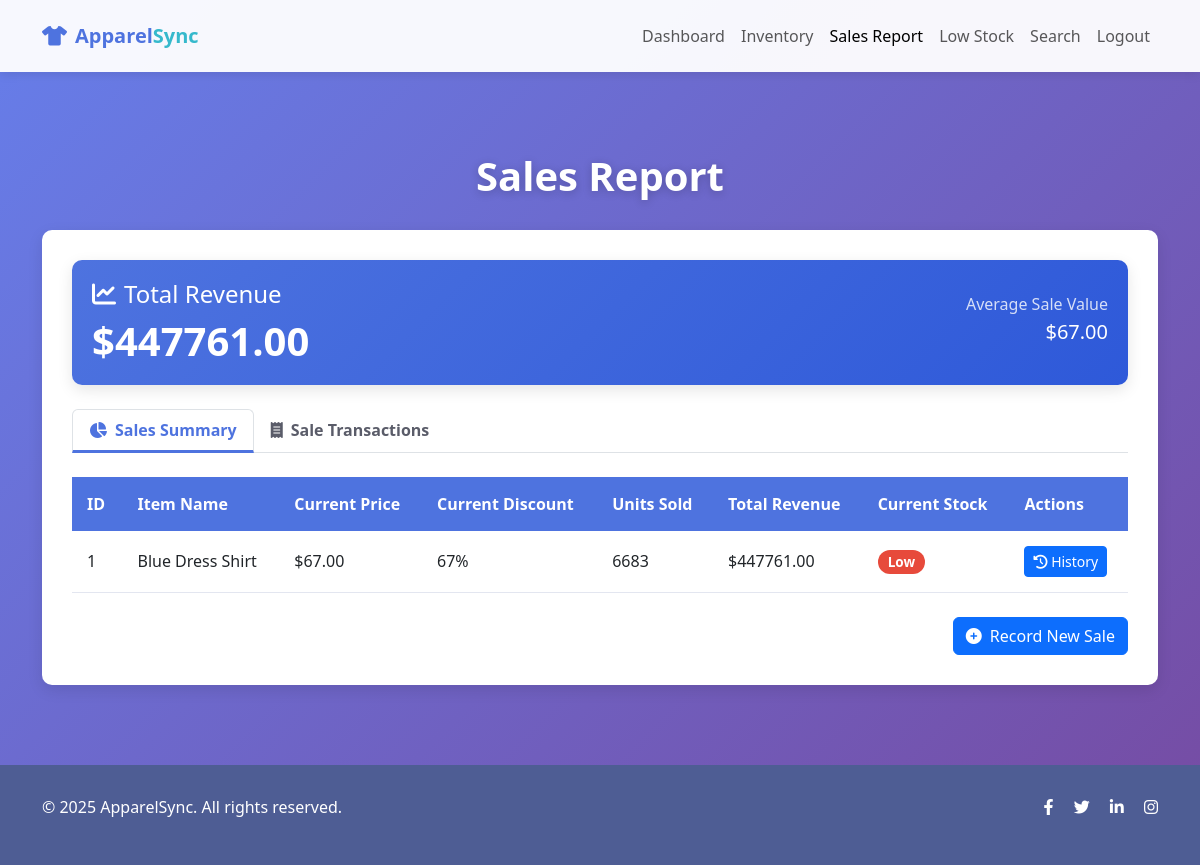
/dashboard/sales_report (signed in), run on the app's committed database.
### models.py (models this page shows)
class InventoryItem(db.Model):
    id = db.Column(db.Integer, primary_key=True)
    item_name = db.Column(db.String(100), nullable=False)
    quantity = db.Column(db.Integer, nullable=False)
    price = db.Column(db.Float, nullable=False)
    discount = db.Column(db.Float, default=0.0)
    sales = db.relationship('Sale', backref='item', lazy=True)
    low_stock_alerts = db.relationship('LowStock', backref='item', lazy=True)

### routes.py (the view)
@app.route('/dashboard/sales_report', methods=['GET', 'POST'])
@login_required
def sales_report():
    sales = Sale.query.all()
    total_sales = sum(
        (sale.price_at_sale - (sale.price_at_sale * sale.discount_at_sale / 100)) * sale.quantity for sale in sales)
    items_with_sales = []
    for item in InventoryItem.query.all():
        item_sales = Sale.query.filter_by(item_id=item.id).all()
        if item_sales:
            total_quantity = sum(sale.quantity for sale in item_sales)
            total_revenue = sum(
                (sale.price_at_sale - (sale.price_at_sale * sale.discount_at_sale / 100)) * sale.quantity for sale in
                item_sales)
            items_with_sales.append({
                'item': item,
                'total_quantity': total_quantity,
                'total_revenue': total_revenue
            })
    return render_template('sales_report.html', sales=sales, items_with_sales=items_with_sales, total_sales=total_sales)

### app.py (called while the page is built)
@login_manager.user_loader
def load_user(user_id):
    return User.query.get(int(user_id))

### templates/sales_report.html (shortened to what this page needs)
<!DOCTYPE html>
<html lang="en">
<head>
    <link href="https://cdn.jsdelivr.net/npm/bootstrap@5.3.0-alpha1/dist/css/bootstrap.min.css" rel="stylesheet">
    <link rel="stylesheet" href="https://cdnjs.cloudflare.com/ajax/libs/font-awesome/6.0.0/css/all.min.css">
</head>
<body>
    <nav class="navbar navbar-expand-lg navbar-light py-3">
        <div class="container">
            <a class="navbar-brand" href="{{ url_for('home') }}"><i class="fas fa-tshirt me-2"></i>Apparel<span>Sync</span></a>
            <div class="collapse navbar-collapse" id="navbarNav">
                <ul class="navbar-nav ms-auto">
                    <li class="nav-item">
                        <a class="nav-link" href="{{ url_for('dashboard') }}">Dashboard</a>
                    </li>
                    <li class="nav-item">
                        <a class="nav-link" href="{{ url_for('view_inventory') }}">Inventory</a>
                    </li>
                    <li class="nav-item">
                        <a class="nav-link active" href="{{ url_for('sales_report') }}">Sales Report</a>
                    </li>
                    <li class="nav-item">
                        <a class="nav-link" href="{{ url_for('low_stock') }}">Low Stock</a>
                    </li>
                    <li class="nav-item">
                        <a class="nav-link" href="{{ url_for('search') }}">Search</a>
                    </li>
                    <li class="nav-item">
                        <a class="nav-link" href="{{ url_for('logout') }}">Logout</a>
                    </li>
                </ul>
            </div>
        </div>
    </nav>
    <section class="content-section">
        <div class="container">
            <h1 class="page-title">Sales Report</h1>
            <div class="report-card">
                <div class="stats-card mb-4">
                    <div class="row align-items-center">
                        <div class="col-md-6">
                            <h4 class="mb-2"><i class="fas fa-chart-line me-2"></i>Total Revenue</h4>
                            <h2>${{ "%.2f"|format(total_sales) }}</h2>
                        </div>
                        <div class="col-md-6 text-md-end">
                            <p class="mb-1">Average Sale Value</p>
                            {% set total_units = namespace(value=0) %}
                            {% for sale in sales %}
                                {% set total_units.value = total_units.value + sale.quantity %}
                            {% endfor %}
                            {% if total_units.value > 0 %}
                                <h5>${{ "%.2f"|format(total_sales / total_units.value) }}</h5>
                            {% else %}
                                <h5>$0.00</h5>
                            {% endif %}
                        </div>
                    </div>
                </div>
                <ul class="nav nav-tabs mb-4" id="salesTabs" role="tablist">
                    <li class="nav-item" role="presentation">
                        <button class="nav-link active" id="summary-tab" data-bs-toggle="tab" data-bs-target="#summary" type="button" role="tab" aria-controls="summary" aria-selected="true">
                            <i class="fas fa-chart-pie me-2"></i>Sales Summary
                        </button>
                    </li>
                    <li class="nav-item" role="presentation">
                        <button class="nav-link" id="detail-tab" data-bs-toggle="tab" data-bs-target="#detail" type="button" role="tab" aria-controls="detail" aria-selected="false">
                            <i class="fas fa-receipt me-2"></i>Sale Transactions
                        </button>
                    </li>
                </ul>
                <div class="tab-content" id="salesTabContent">
                    <div class="tab-pane fade show active" id="summary" role="tabpanel" aria-labelledby="summary-tab">
                        <div class="table-responsive">
                            {% if items_with_sales %}
                                <table class="inventory-table">
                                    <thead>
                                        <tr>
                                            <th>ID</th>
                                            <th>Item Name</th>
                                            <th>Current Price</th>
                                            <th>Current Discount</th>
                                            <th>Units Sold</th>
                                            <th>Total Revenue</th>
                                            <th>Current Stock</th>
                                            <th>Actions</th>
                                        </tr>
                                    </thead>
                                    <tbody>
                                        {% for item_data in items_with_sales %}
                                        <tr>
                                            <td>{{ item_data.item.id }}</td>
                                            <td>{{ item_data.item.item_name }}</td>
                                            <td>${{ "%.2f"|format(item_data.item.price) }}</td>
                                            <td>{{ "%.0f"|format(item_data.item.discount) }}%</td>
                                            <td>{{ item_data.total_quantity }}</td>
                                            <td>${{ "%.2f"|format(item_data.total_revenue) }}</td>
                                            <td>
                                                {% if item_data.item.quantity > 20 %}
                                                    <span class="badge badge-stock badge-high">High</span>
                                                {% elif item_data.item.quantity > 10 %}
                                                    <span class="badge badge-stock badge-medium">Medium</span>
                                                {% else %}
                                                    <span class="badge badge-stock badge-low">Low</span>
                                                {% endif %}
                                            </td>
                                            <td>
                                                <a href="{{ url_for('view_sales_history', item_id=item_data.item.id) }}" class="btn btn-sm btn-primary">
                                                    <i class="fas fa-history"></i> History
                                                </a>
                                            </td>
                                        </tr>
                                        {% endfor %}
                                    </tbody>
                                </table>
                            {% else %}
                                <div class="no-items">
                                    <i class="fas fa-chart-bar fa-4x mb-3"></i>
                                    <h4>No sales data available</h4>
                                    <p>Once you record sales, they will appear here.</p>
                                </div>
                            {% endif %}
                        </div>
                    </div>
                </div>
                <div class="d-flex justify-content-end mt-4">
                    <a href="{{ url_for('add_sales') }}" class="btn btn-primary">
                        <i class="fas fa-plus-circle me-2"></i>Record New Sale
                    </a>
                </div>
            </div>
        </div>
    </section>
    <footer>
        <div class="container">
            <div class="row">
                <div class="col-md-6">
                    <p>&copy; 2025 ApparelSync. All rights reserved.</p>
                </div>
                <div class="col-md-6 text-md-end">
                    <a href="#" class="text-white me-3"><i class="fab fa-facebook-f"></i></a>
                    <a href="#" class="text-white me-3"><i class="fab fa-twitter"></i></a>
                    <a href="#" class="text-white me-3"><i class="fab fa-linkedin-in"></i></a>
                    <a href="#" class="text-white"><i class="fab fa-instagram"></i></a>
                </div>
            </div>
        </div>
    </footer>
</body>
</html>

### templates/sales_report.html (style rules this page uses)
:root { --primary-color: #4e73df; --secondary-color: #f8f9fc; --accent-color: #36b9cc; --dark-color: #5a5c69; --light-color: #f8f9fc; }
body { background: linear-gradient(135deg, #667eea 0%, #764ba2 100%); min-height: 100vh; font-family: 'Segoe UI', Tahoma, Geneva, Verdana, sans-serif; }
.navbar { background-color: rgba(255, 255, 255, 0.95); box-shadow: 0 2px 10px rgba(0, 0, 0, 0.1); }
.navbar-brand { font-weight: 700; color: var(--primary-color); }
.navbar-brand span { color: var(--accent-color); }
.content-section { padding: 80px 0; }
.page-title { color: white; font-weight: 700; text-shadow: 0 2px 10px rgba(0, 0, 0, 0.2); margin-bottom: 30px; text-align: center; }
.report-card { background-color: white; border-radius: 10px; padding: 30px; box-shadow: 0 5px 15px rgba(0, 0, 0, 0.1); }
.stats-card { background: linear-gradient(135deg, var(--primary-color) 0%, #2e59d9 100%); color: white; border-radius: 10px; padding: 20px; margin-bottom: 30px; box-shadow: 0 5px 15px rgba(0, 0, 0, 0.1); }
.stats-card h2 { font-size: 2.5rem; font-weight: 700; margin-bottom: 0; }
.stats-card p { opacity: 0.8; margin-bottom: 0; }
.inventory-table { width: 100%; }
.inventory-table th { background-color: var(--primary-color); color: white; padding: 15px; font-weight: 600; }
.inventory-table td { padding: 15px; vertical-align: middle; }
.inventory-table tbody tr { border-bottom: 1px solid #e3e6f0; }
.badge-stock { font-size: 0.85rem; padding: 5px 10px; border-radius: 30px; }
.badge-low { background-color: #e74a3b; color: white; }
.table-responsive { overflow-x: auto; }
footer { background-color: #4e5d94; color: white; padding: 30px 0; }
.nav-tabs .nav-link { color: var(--dark-color); font-weight: 600; }
.nav-tabs .nav-link.active { color: var(--primary-color); border-bottom: 3px solid var(--primary-color); }

### data on the page
InventoryItem: item.id "1", item.item_name "Blue Dress Shirt", item.price "67.00", item.discount "67"

### other printed values
{{ "%.2f"|format(total_sales) }} "447761.00"
{{ "%.2f"|format(total_sales / total_units.value) }} "67.00"
{{ item_data.total_quantity }} "6683"
{{ "%.2f"|format(item_data.total_revenue) }} "447761.00"
